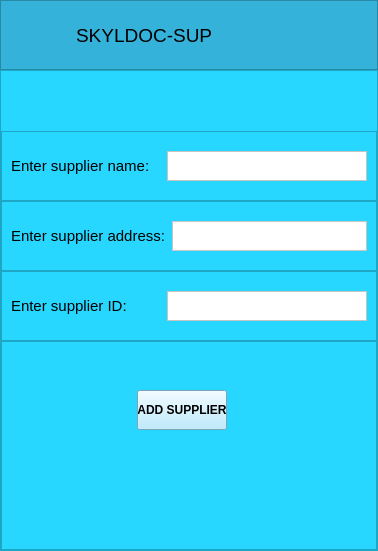
<?xml version="1.0" encoding="UTF-8"?>
<ui version="4.0">
 <class>MainWindow</class>
 <widget class="QMainWindow" name="MainWindow">
  <property name="geometry">
   <rect>
    <x>0</x>
    <y>0</y>
    <width>378</width>
    <height>551</height>
   </rect>
  </property>
  <property name="windowTitle">
   <string>MainWindow</string>
  </property>
  <widget class="QWidget" name="centralwidget">
   <property name="styleSheet">
    <string notr="true">background-color: rgb(39, 215, 255)</string>
   </property>
   <layout class="QVBoxLayout" name="verticalLayout">
    <property name="spacing">
     <number>0</number>
    </property>
    <property name="leftMargin">
     <number>0</number>
    </property>
    <property name="topMargin">
     <number>0</number>
    </property>
    <property name="rightMargin">
     <number>0</number>
    </property>
    <property name="bottomMargin">
     <number>0</number>
    </property>
    <item>
     <widget class="QFrame" name="frame">
      <property name="maximumSize">
       <size>
        <width>16777215</width>
        <height>70</height>
       </size>
      </property>
      <property name="styleSheet">
       <string notr="true">background-color: rgb(52, 178, 217);</string>
      </property>
      <property name="frameShape">
       <enum>QFrame::StyledPanel</enum>
      </property>
      <property name="frameShadow">
       <enum>QFrame::Raised</enum>
      </property>
      <layout class="QHBoxLayout" name="horizontalLayout">
       <item>
        <widget class="QLabel" name="label">
         <property name="minimumSize">
          <size>
           <width>60</width>
           <height>55</height>
          </size>
         </property>
         <property name="maximumSize">
          <size>
           <width>60</width>
           <height>55</height>
          </size>
         </property>
         <property name="text">
          <string/>
         </property>
         <property name="pixmap">
          <pixmap resource="../Web/Designer/resources.qrc">:/image/image/logo.png</pixmap>
         </property>
         <property name="scaledContents">
          <bool>true</bool>
         </property>
        </widget>
       </item>
       <item>
        <widget class="QLabel" name="label_2">
         <property name="font">
          <font>
           <pointsize>14</pointsize>
          </font>
         </property>
         <property name="text">
          <string>SKYLDOC-SUP</string>
         </property>
        </widget>
       </item>
      </layout>
     </widget>
    </item>
    <item>
     <widget class="QFrame" name="frame_2">
      <property name="frameShape">
       <enum>QFrame::StyledPanel</enum>
      </property>
      <property name="frameShadow">
       <enum>QFrame::Raised</enum>
      </property>
      <layout class="QVBoxLayout" name="verticalLayout_2">
       <property name="spacing">
        <number>0</number>
       </property>
       <property name="leftMargin">
        <number>0</number>
       </property>
       <property name="topMargin">
        <number>60</number>
       </property>
       <property name="rightMargin">
        <number>0</number>
       </property>
       <property name="bottomMargin">
        <number>0</number>
       </property>
       <item>
        <widget class="QFrame" name="frame_3">
         <property name="maximumSize">
          <size>
           <width>16777215</width>
           <height>70</height>
          </size>
         </property>
         <property name="frameShape">
          <enum>QFrame::StyledPanel</enum>
         </property>
         <property name="frameShadow">
          <enum>QFrame::Raised</enum>
         </property>
         <layout class="QHBoxLayout" name="horizontalLayout_2">
          <item>
           <widget class="QLabel" name="label_3">
            <property name="maximumSize">
             <size>
              <width>16777215</width>
              <height>30</height>
             </size>
            </property>
            <property name="font">
             <font>
              <pointsize>11</pointsize>
             </font>
            </property>
            <property name="text">
             <string>Enter supplier name:</string>
            </property>
           </widget>
          </item>
          <item>
           <widget class="QPlainTextEdit" name="plainTextEdit">
            <property name="maximumSize">
             <size>
              <width>200</width>
              <height>30</height>
             </size>
            </property>
            <property name="styleSheet">
             <string notr="true">background-color: rgb(255, 255, 255);</string>
            </property>
           </widget>
          </item>
         </layout>
        </widget>
       </item>
       <item>
        <widget class="QFrame" name="frame_4">
         <property name="maximumSize">
          <size>
           <width>16777215</width>
           <height>70</height>
          </size>
         </property>
         <property name="frameShape">
          <enum>QFrame::StyledPanel</enum>
         </property>
         <property name="frameShadow">
          <enum>QFrame::Raised</enum>
         </property>
         <layout class="QHBoxLayout" name="horizontalLayout_3">
          <item>
           <widget class="QLabel" name="label_4">
            <property name="font">
             <font>
              <pointsize>11</pointsize>
             </font>
            </property>
            <property name="text">
             <string>Enter supplier address:</string>
            </property>
           </widget>
          </item>
          <item>
           <widget class="QPlainTextEdit" name="plainTextEdit_2">
            <property name="maximumSize">
             <size>
              <width>200</width>
              <height>30</height>
             </size>
            </property>
            <property name="styleSheet">
             <string notr="true">background-color: rgb(255, 255, 255);</string>
            </property>
           </widget>
          </item>
         </layout>
        </widget>
       </item>
       <item>
        <widget class="QFrame" name="frame_5">
         <property name="maximumSize">
          <size>
           <width>16777215</width>
           <height>70</height>
          </size>
         </property>
         <property name="frameShape">
          <enum>QFrame::StyledPanel</enum>
         </property>
         <property name="frameShadow">
          <enum>QFrame::Raised</enum>
         </property>
         <layout class="QHBoxLayout" name="horizontalLayout_4">
          <item>
           <widget class="QLabel" name="label_5">
            <property name="font">
             <font>
              <pointsize>11</pointsize>
             </font>
            </property>
            <property name="text">
             <string>Enter supplier ID:</string>
            </property>
           </widget>
          </item>
          <item>
           <widget class="QPlainTextEdit" name="plainTextEdit_3">
            <property name="maximumSize">
             <size>
              <width>200</width>
              <height>30</height>
             </size>
            </property>
            <property name="styleSheet">
             <string notr="true">background-color: rgb(255, 255, 255);</string>
            </property>
           </widget>
          </item>
         </layout>
        </widget>
       </item>
       <item>
        <widget class="QFrame" name="frame_6">
         <property name="frameShape">
          <enum>QFrame::StyledPanel</enum>
         </property>
         <property name="frameShadow">
          <enum>QFrame::Raised</enum>
         </property>
         <layout class="QVBoxLayout" name="verticalLayout_3">
          <property name="spacing">
           <number>0</number>
          </property>
          <property name="leftMargin">
           <number>135</number>
          </property>
          <property name="topMargin">
           <number>0</number>
          </property>
          <property name="rightMargin">
           <number>0</number>
          </property>
          <property name="bottomMargin">
           <number>70</number>
          </property>
          <item>
           <widget class="QPushButton" name="pushButton">
            <property name="maximumSize">
             <size>
              <width>90</width>
              <height>40</height>
             </size>
            </property>
            <property name="font">
             <font>
              <weight>75</weight>
              <bold>true</bold>
             </font>
            </property>
            <property name="styleSheet">
             <string notr="true">background-color: rgb(171, 230, 255);</string>
            </property>
            <property name="text">
             <string>ADD SUPPLIER</string>
            </property>
           </widget>
          </item>
         </layout>
        </widget>
       </item>
      </layout>
     </widget>
    </item>
   </layout>
  </widget>
 </widget>
 <resources>
  <include location="../Web/Designer/resources.qrc"/>
 </resources>
 <connections/>
</ui>
